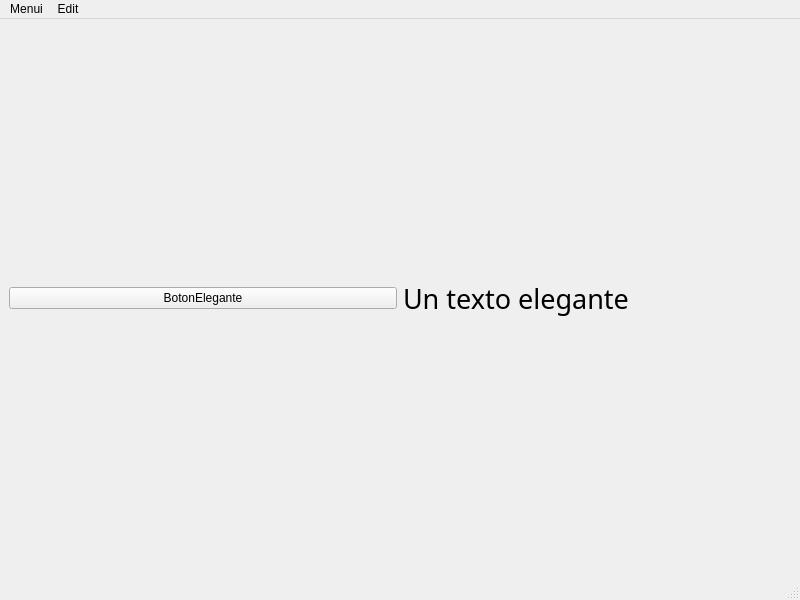
<?xml version="1.0" encoding="UTF-8"?>
<ui version="4.0">
 <class>MainWindow</class>
 <widget class="QMainWindow" name="MainWindow">
  <property name="geometry">
   <rect>
    <x>0</x>
    <y>0</y>
    <width>800</width>
    <height>600</height>
   </rect>
  </property>
  <property name="windowTitle">
   <string>MainWindow</string>
  </property>
  <widget class="QWidget" name="centralwidget">
   <layout class="QHBoxLayout" name="horizontalLayout">
    <item>
     <widget class="QPushButton" name="Boton1">
      <property name="text">
       <string>BotonElegante</string>
      </property>
     </widget>
    </item>
    <item>
     <widget class="QLabel" name="Texto1">
      <property name="font">
       <font>
        <family>Mongolian Baiti</family>
        <pointsize>20</pointsize>
       </font>
      </property>
      <property name="text">
       <string>Un texto elegante</string>
      </property>
     </widget>
    </item>
   </layout>
  </widget>
  <widget class="QMenuBar" name="menubar">
   <property name="geometry">
    <rect>
     <x>0</x>
     <y>0</y>
     <width>800</width>
     <height>21</height>
    </rect>
   </property>
   <widget class="QMenu" name="menuMenui">
    <property name="title">
     <string>Menui</string>
    </property>
    <addaction name="actionNew"/>
    <addaction name="actionSave"/>
   </widget>
   <widget class="QMenu" name="menuEdit">
    <property name="title">
     <string>Edit</string>
    </property>
    <addaction name="actionCopy"/>
    <addaction name="actionPast"/>
   </widget>
   <addaction name="menuMenui"/>
   <addaction name="menuEdit"/>
  </widget>
  <widget class="QStatusBar" name="statusbar"/>
  <action name="actionNew">
   <property name="text">
    <string>New</string>
   </property>
   <property name="statusTip">
    <string>Create a new file</string>
   </property>
   <property name="shortcut">
    <string>Ctrl+N</string>
   </property>
  </action>
  <action name="actionSave">
   <property name="text">
    <string>Save</string>
   </property>
   <property name="statusTip">
    <string>Guardar un archivo pa</string>
   </property>
   <property name="shortcut">
    <string>Ctrl+S</string>
   </property>
  </action>
  <action name="actionCopy">
   <property name="text">
    <string>Copy</string>
   </property>
   <property name="statusTip">
    <string>Papi, pues copiar</string>
   </property>
   <property name="shortcut">
    <string>Ctrl+C</string>
   </property>
  </action>
  <action name="actionPast">
   <property name="text">
    <string>Paste</string>
   </property>
   <property name="statusTip">
    <string>Peguelo peguelo</string>
   </property>
   <property name="shortcut">
    <string>Ctrl+V</string>
   </property>
  </action>
 </widget>
 <resources/>
 <connections/>
</ui>
